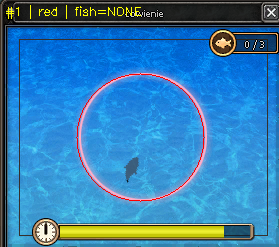
#> input picture app/website/img/minigame_fishing.png, 279 x 247 px; its folder holds only this picture in this run
$ python -i fish_shape_detector.py   (imports and definitions only)
#> lines starting #> are read from the running program, lines starting #| are printed output that depends on the picture; after the words box and inside, x2 and y2 are one past the last pixel; in counts of white or black regions, pixels touching at a corner belong together
"""
Detektor rybki — tlo referencyjne (mediana wielu klatek) + template matching.

Rybka rozni sie od tla wody (woda jasna S=190 V=215, rybka ciemna S=144 V=134).
Strategia:
1. Tlo referencyjne = mediana pikseli z wielu klatek (statyczne elementy znikaja)
2. Roznica klatki od tla referencyjnego → maska zmian
3. Blob detection + filtr ksztaltu → kandydaci na rybke
4. Template matching → dokladna pozycja

Szablony ladowane z: rybki_do_oceny/fish_shapes/Nowy folder/
Tlo referencyjne: cache/bg_reference.npy (generowane z dostepnych klatek)
"""

import math
from pathlib import Path

import cv2
import numpy as np

from src.config import CIRCLE_CENTER_X, CIRCLE_CENTER_Y, CIRCLE_RADIUS


# Progi roznicy od tla referencyjnego
# Rybka: diff_SV ~100-140 (S-50 + V-80)
# Statyczne artefakty: diff_SV ~0-10 (bo sa w tle referer.)
DIFF_THRESH = 18       # |piksel - bg_ref| per kanal (S lub V)
DIFF_COMBINED = 28     # suma |dS|+|dV| musi byc >= 28

# Rozmiar rybki (~20x19px, area ~150-190)
# Ale w niektorychy klatkach rybka jest mniejsza/wieksza
FISH_MIN_AREA = 18
FISH_MAX_AREA = 1000

# Maska okregu (cache)
_circle_mask_cache = {}

# Sciezka do cache tla referencyjnego
_BG_REF_FILENAME = "bg_reference.npy"


def _get_circle_mask(shape):
    """Maska okregu (cached)."""
    key = shape[:2]
    if key not in _circle_mask_cache:
        mask = np.zeros(key, dtype=np.uint8)
        cv2.circle(mask, (CIRCLE_CENTER_X, CIRCLE_CENTER_Y),
                   CIRCLE_RADIUS - 5, 255, -1)
        # Wytnij UI gora/dol
        mask[:22, :] = 0
        mask[-18:, :] = 0
        _circle_mask_cache[key] = mask
    return _circle_mask_cache[key]


class FishShapeDetector:
    """
    Detektor rybki — tlo referencyjne + template matching.

    Tlo referencyjne = mediana pikselowa z wielu klatek.
    Statyczne elementy (woda, dekoracje) sa w tle i nie generuja detekcji.
    Rybka (w innej pozycji w kazdej klatce) rozni sie od tla.
    """

    def __init__(self, templates_dir: str = None, bg_ref_path: str = None):
        """
        Args:
            templates_dir: folder z szablonami rybki
            bg_ref_path: sciezka do .npy z tlem referencyjnym
                         Jesli None, sprobuje zaladowac z cache/
                         Jesli brak pliku, oblicza z dostepnych klatek
        """
        self.templates = []
        self.bg_ref = None  # numpy array HxWx3 BGR

        if templates_dir is None:
            base = Path(__file__).resolve().parent.parent.parent.parent
            templates_dir = base / 'rybki_do_oceny' / 'fish_shapes' / 'Nowy folder'

        self._load_templates(str(templates_dir))
        self._load_bg_reference(bg_ref_path)

    def _load_templates(self, templates_dir: str):
        """Laduje szablony rybki (wyciete na bialym tle) + obrocone wersje."""
        tdir = Path(templates_dir)
        if not tdir.exists():
            print(f"[FishShape] UWAGA: Brak szablonow w {templates_dir}")
            return

        template_files = [f for f in sorted(tdir.glob("*.png"))
                          if not f.name.startswith("mask_")]

        for tf in template_files:
            img = cv2.imread(str(tf))
            if img is None:
                continue

            gray = cv2.cvtColor(img, cv2.COLOR_BGR2GRAY)
            _, mask = cv2.threshold(gray, 240, 255, cv2.THRESH_BINARY_INV)

            self.templates.append((gray, mask, tf.name))

            # Obroty co 45 stopni
            h, w = gray.shape[:2]
            center = (w // 2, h // 2)
            for angle in [45, 90, 135, 180, 225, 270, 315]:
                M = cv2.getRotationMatrix2D(center, angle, 1.0)
                cos, sin = abs(M[0, 0]), abs(M[0, 1])
                nw, nh = int(h * sin + w * cos), int(h * cos + w * sin)
                M[0, 2] += (nw - w) / 2
                M[1, 2] += (nh - h) / 2

                rg = cv2.warpAffine(gray, M, (nw, nh), borderValue=255)
                rm = cv2.warpAffine(mask, M, (nw, nh), borderValue=0)

                coords = cv2.findNonZero(rm)
                if coords is not None and len(coords) > 10:
                    x, y, bw, bh = cv2.boundingRect(coords)
                    p = 2
                    rg = rg[max(0,y-p):min(nh,y+bh+p), max(0,x-p):min(nw,x+bw+p)]
                    rm = rm[max(0,y-p):min(nh,y+bh+p), max(0,x-p):min(nw,x+bw+p)]
                    self.templates.append((rg, rm, f"{tf.stem}_r{angle}"))

        print(f"[FishShape] {len(template_files)} szablonow → "
              f"{len(self.templates)} wersji (z rotacjami)")

    def _load_bg_reference(self, bg_ref_path: str = None):
        """Laduje lub generuje tlo referencyjne (mediana wielu klatek)."""
        base = Path(__file__).resolve().parent.parent.parent.parent

        # Probuj zaladowac z pliku
        if bg_ref_path:
            ref_path = Path(bg_ref_path)
        else:
            cache_dir = base / 'versions' / 'post_cnn' / 'cnn' / 'cache'
            ref_path = cache_dir / _BG_REF_FILENAME

        if ref_path.exists():
            self.bg_ref = np.load(str(ref_path))
            print(f"[FishShape] Tlo referencyjne zaladowane: {ref_path.name} "
                  f"({self.bg_ref.shape})")
            return

        # Generuj z dostepnych klatek
        raw_dir = base / 'rybki_do_oceny' / 'raw'
        if not raw_dir.exists():
            print(f"[FishShape] UWAGA: Brak klatek do generowania tla!")
            return

        self._generate_bg_reference(raw_dir, ref_path)

    # [36 lines left out: function _generate_bg_reference, not called in this run]

    # --- Glowna metoda: roznica od tla referencyjnego ---

    def _compute_diff_mask(self, frame_bgr: np.ndarray) -> np.ndarray:
        """
        Maska roznicy: piksele rozniace sie od tla referencyjnego.

        Uzywam kanalow S i V z HSV, bo sa najbardziej dyskryminujace
        (rybka ciemniejsza V=134 vs woda V=215, mniej nasycona S=144 vs S=197).
        """
        circle_mask = _get_circle_mask(frame_bgr.shape)

        if self.bg_ref is not None:
            # Roznica od tla referencyjnego (pikselowa)
            bg_hsv = cv2.cvtColor(self.bg_ref, cv2.COLOR_BGR2HSV)
            fr_hsv = cv2.cvtColor(frame_bgr, cv2.COLOR_BGR2HSV)

            diff_s = np.abs(fr_hsv[:, :, 1].astype(np.float32) -
                            bg_hsv[:, :, 1].astype(np.float32))
            diff_v = np.abs(fr_hsv[:, :, 2].astype(np.float32) -
                            bg_hsv[:, :, 2].astype(np.float32))
            combined = diff_s + diff_v

            mask = np.zeros(frame_bgr.shape[:2], dtype=np.uint8)
            mask[(diff_s > DIFF_THRESH) | (diff_v > DIFF_THRESH)] = 255
            mask[combined < DIFF_COMBINED] = 0
        else:
            # Fallback: roznica od mediany tego samego frame'u
            fr_hsv = cv2.cvtColor(frame_bgr, cv2.COLOR_BGR2HSV)
            water = fr_hsv[circle_mask > 0]
            if len(water) < 100:
                return np.zeros(frame_bgr.shape[:2], dtype=np.uint8)
            med_s = np.median(water[:, 1])
            med_v = np.median(water[:, 2])

            s_ch = fr_hsv[:, :, 1].astype(np.float32)
            v_ch = fr_hsv[:, :, 2].astype(np.float32)
            diff_s = np.abs(s_ch - med_s)
            diff_v = np.abs(v_ch - med_v)
            combined = diff_s + diff_v

            mask = np.zeros(frame_bgr.shape[:2], dtype=np.uint8)
            mask[(diff_s > DIFF_THRESH) | (diff_v > DIFF_THRESH)] = 255
            mask[combined < DIFF_COMBINED] = 0

        # Ogranicz do okregu
        mask = cv2.bitwise_and(mask, circle_mask)

        # Oczyszczenie
        kernel = np.ones((3, 3), np.uint8)
        mask = cv2.morphologyEx(mask, cv2.MORPH_CLOSE, kernel)
        mask = cv2.morphologyEx(mask, cv2.MORPH_OPEN, kernel)

        return mask

    def find_fish(self, frame_bgr: np.ndarray) -> tuple:
        """
        Znajduje rybke — roznica od mediany tla + filtr ksztaltu.

        Returns:
            (x, y, confidence) lub None
        """
        diff_mask = self._compute_diff_mask(frame_bgr)

        contours, _ = cv2.findContours(
            diff_mask, cv2.RETR_EXTERNAL, cv2.CHAIN_APPROX_SIMPLE
        )

        candidates = []
        for c in contours:
            area = cv2.contourArea(c)
            if FISH_MIN_AREA <= area <= FISH_MAX_AREA:
                M = cv2.moments(c)
                if M["m00"] > 0:
                    cx = int(M["m10"] / M["m00"])
                    cy = int(M["m01"] / M["m00"])
                    x, y, bw, bh = cv2.boundingRect(c)
                    aspect = bw / max(bh, 1)
                    # Rybka obraca sie swobodnie — aspect moze byc 0.2-5.0
                    if 0.15 <= aspect <= 6.0:
                        # Score: im blizej rozmiaru rybki (~20x19=~180px), tym lepiej
                        size_score = 1.0 - abs(area - 180) / 500
                        size_score = max(0.1, min(1.0, size_score))
                        candidates.append((size_score, cx, cy, x, y, bw, bh, area))

        if not candidates:
            return None

        # Sortuj po size_score (najlepsza rybka najpierw)
        candidates.sort(key=lambda c: c[0], reverse=True)

        # Template matching na top kandydatach (jesli mamy szablony)
        if self.templates:
            gray = cv2.cvtColor(frame_bgr, cv2.COLOR_BGR2GRAY)
            best_match = None
            best_score = 0

            for score, cx, cy, bx, by, bw, bh, area in candidates[:5]:
                pad = 12
                rx1, ry1 = max(0, bx - pad), max(0, by - pad)
                rx2 = min(frame_bgr.shape[1], bx + bw + pad)
                ry2 = min(frame_bgr.shape[0], by + bh + pad)
                region = gray[ry1:ry2, rx1:rx2]

                if region.shape[0] < 8 or region.shape[1] < 8:
                    continue

                for tmpl_g, tmpl_m, _ in self.templates:
                    th, tw = tmpl_g.shape[:2]
                    if tw > region.shape[1] or th > region.shape[0]:
                        continue
                    try:
                        res = cv2.matchTemplate(
                            region, tmpl_g, cv2.TM_CCOEFF_NORMED,
                            mask=tmpl_m
                        )
                        _, mv, _, ml = cv2.minMaxLoc(res)
                        # Laczony score: template * rozmiar
                        combined = mv * 0.6 + score * 0.4
                        if combined > best_score:
                            best_score = combined
                            mx = rx1 + ml[0] + tw // 2
                            my = ry1 + ml[1] + th // 2
                            best_match = (mx, my, combined)
                    except cv2.error:
                        continue

            if best_match:
                x, y, conf = best_match
                dist = math.sqrt((x - CIRCLE_CENTER_X)**2 +
                                 (y - CIRCLE_CENTER_Y)**2)
                if dist <= CIRCLE_RADIUS + 5:
                    return best_match

        # Fallback: najlepszy kandydat po size_score
        score, cx, cy, *_ = candidates[0]
        dist = math.sqrt((cx - CIRCLE_CENTER_X)**2 +
                         (cy - CIRCLE_CENTER_Y)**2)
        if dist <= CIRCLE_RADIUS + 5:
            return (cx, cy, score * 0.5)

        return None

    # [33 lines left out: function find_fish_simple, not called in this run]

    def debug_visualize(self, frame_bgr: np.ndarray) -> np.ndarray:
        """Wizualizacja debugowa — roznica + detekcja."""
        diff_mask = self._compute_diff_mask(frame_bgr)
        result = self.find_fish(frame_bgr)

        vis = frame_bgr.copy()

        # Zielony overlay na masce roznicy
        overlay = vis.copy()
        overlay[diff_mask > 0] = [0, 255, 0]
        vis = cv2.addWeighted(vis, 0.7, overlay, 0.3, 0)

        if result:
            x, y, conf = result
            cv2.drawMarker(vis, (x, y), (0, 0, 255),
                           cv2.MARKER_CROSS, 20, 2)
            cv2.putText(vis, f"Fish ({x},{y}) c={conf:.2f}",
                        (5, 15), cv2.FONT_HERSHEY_SIMPLEX, 0.4, (0, 0, 255), 1)
        else:
            cv2.putText(vis, "No fish",
                        (5, 15), cv2.FONT_HERSHEY_SIMPLEX, 0.4, (0, 0, 255), 1)

        return vis


# --- Test ---
# [55 lines not run here, left out]

>>> import cv2
>>> picture = cv2.imread('../../../app/website/img/minigame_fishing.png')
#> picture is the input picture: shape (247, 279, 3); mean B, G, R 178.9, 127, 53
>>> result = FishShapeDetector().debug_visualize(picture)
#> (reads versions/post_cnn/cnn/cache/bg_reference.npy from the repository)
#> in _get_circle_mask, `cv2.circle(mask, (CIRCLE_CENTER_X, CIRCLE_CENTER_Y), CIRCLE_RADIUS - 5..`:
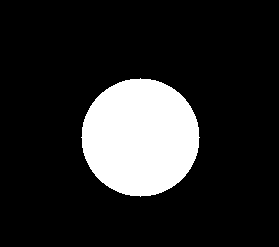
#> mask: shape (247, 279); 15.8% white; 1 white region, box (x1, y1, x2, y2) and area: (81, 78, 200, 197) 10913
#> in _compute_diff_mask, `bg_hsv = cv2.cvtColor(self.bg_ref, cv2.COLOR_BGR2HSV)`: bg_hsv: shape (247, 279, 3); mean H, S, V 91.5, 177.8, 187.3
#> in _compute_diff_mask, `fr_hsv = cv2.cvtColor(frame_bgr, cv2.COLOR_BGR2HSV)`: fr_hsv: shape (247, 279, 3); mean H, S, V 89.8, 180.1, 189.2
#> in _compute_diff_mask, `diff_s = np.abs(fr_hsv[:, :, 1].astype(np.float32) - bg_hsv[:, :, 1].a..`:
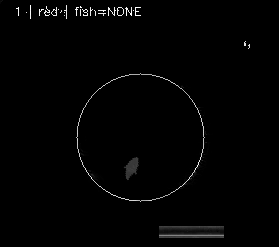
#> diff_s: shape (247, 279) float32; min 0, max 255, mean 2.8
#> in _compute_diff_mask, `diff_v = np.abs(fr_hsv[:, :, 2].astype(np.float32) - bg_hsv[:, :, 2].a..`:
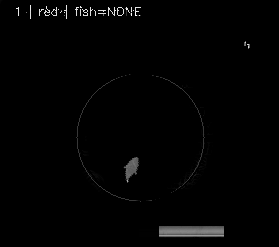
#> diff_v: shape (247, 279) float32; min 0, max 255, mean 2.7
#> in debug_visualize, `diff_mask = self._compute_diff_mask(frame_bgr)`:
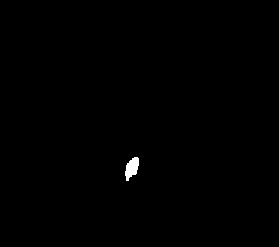
#> diff_mask: shape (247, 279); 0.31% white; 1 white region
#> in find_fish, `contours, _ = cv2.findContours( diff_mask, cv2.RETR_EXTERNAL, cv2.CHAI..`: contours = 1 contour; box (x1, y1, x2, y2) and area: (125, 157, 139, 181) 186
#> the loop in find_fish, `for c in contours:` made 1 pass
#> (area, cx, cy, x, y, bw, bh, aspect) on pass 1: (186, 131, 167, 125, 157, 14, 24, 0.583)
#> after the loop in find_fish, `for c in contours:`: candidates = [(0.988, 131, 167, 125, 157, 14, 24, 186)]
#> in find_fish, `score, cx, cy, *_ = candidates[0]`: score = 0.988
#> in find_fish, `dist = math.sqrt((cx - CIRCLE_CENTER_X)**2 + (cy - CIRCLE_CENTER_Y)**2)`: dist = 31.32
#> in debug_visualize, `result = self.find_fish(frame_bgr)`: result = (131, 167, 0.494)
#> in debug_visualize, `overlay[diff_mask > 0] = [0, 255, 0]`:
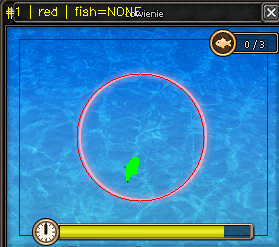
#> overlay: shape (247, 279, 3); 0.31% of pixels changed, all inside (x1, y1, x2, y2) = (125, 157, 139, 181)
#> in debug_visualize, `x, y, conf = result`: x = 131; y = 167; conf = 0.494
#> in debug_visualize, `cv2.putText(vis, f"Fish ({x},{y}) c={conf:.2f}", (5, 15), cv2.FONT_HER..`:
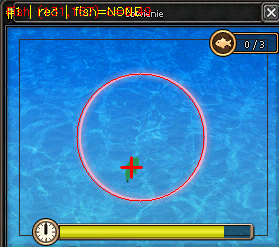
#> vis: shape (247, 279, 3); mean B, G, R 178.4, 126.7, 54.1
